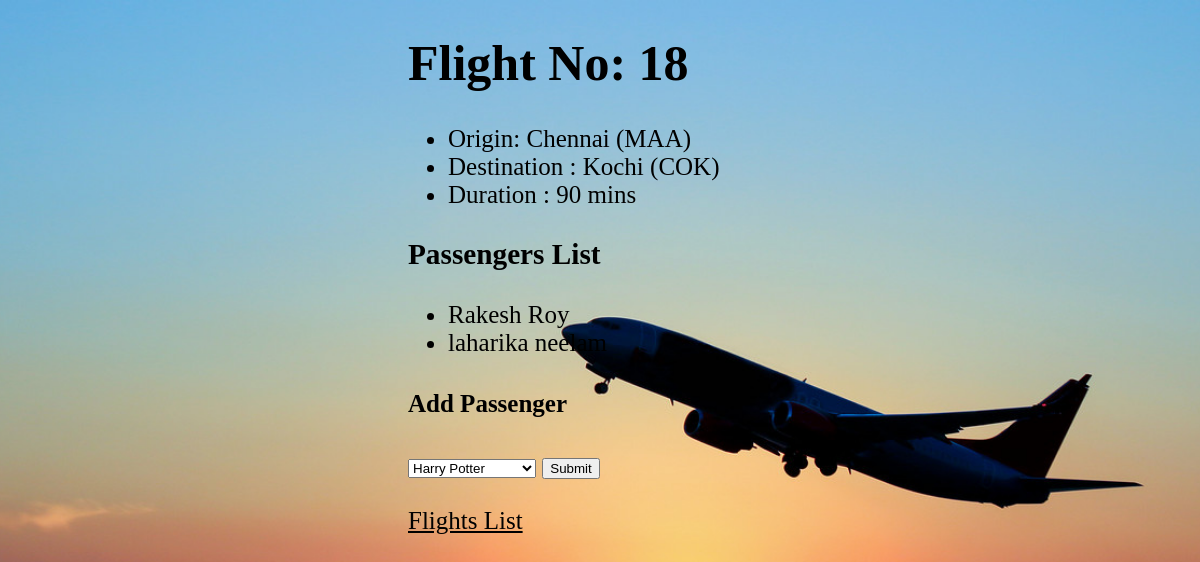
The app's page /flights/18 with its own data.
### flights/models.py (models this page shows, shortened)
class Flight(models.Model):
    origin = models.ForeignKey(Airport, on_delete=models.CASCADE, related_name="departures")
    destination = models.ForeignKey(Airport, on_delete=models.CASCADE, related_name="arrivals")
    duration = models.IntegerField()

class Airport(models.Model):
    code = models.CharField(max_length=3)
    city = models.CharField(max_length=64)
    def __str__(self):
        return f"{self.city} ({self.code})"

class Passenger(models.Model):
    first=models.CharField(max_length=64)
    last=models.CharField(max_length=64)
    flights=models.ManyToManyField(Flight, blank=True, related_name="passenger")
    def __str__(self):
        return f"{self.first} {self.last}"

### flights/views.py (the view)
# urls.py: path("<int:flight_id>",views.flight,name="flight"),
def flight(request,flight_id):
    flight=Flight.objects.get(pk=flight_id)
    return render(request,"flights/flight.html",{
        "flight":flight,
        "passengers":flight.passenger.all(),
        "non_passengers":Passenger.objects.exclude(flights=flight).all()
    })

### flights/templates/flights/flight.html (shortened to what this page needs)
{% extends "flights/layout.html" %}
{% block body %}
  <h1> Flight No: {{flight.id}} </h1>
  <ul>
    <li> Origin: {{flight.origin}} </li>
    <li> Destination : {{flight.destination}} </li>
    <li>Duration : {{flight.duration}} mins</li>
  </ul>
  <h3>Passengers List</h3>
  <ul>
    {% for passenger in passengers %}
      <li>{{ passenger }}</li>
    {% empty %}
      <li>No passenger</li>
    {% endfor %}
  </ul>
<h4>Add Passenger</h4>
<form action="{% url 'book' flight.id %}" method="post">
  <select name="passenger">
    {% for passenger in non_passengers %}
      <option value="{{ passenger.id }}">{{ passenger }}</option>
    {% endfor %}
  </select>
  <input type="submit">
</form><br>
<a href="{% url 'indx' %}" style="color:black;">Flights List</a>
{% endblock %}

### flights/static/css/flight.css (style rules this page uses)
html { background-image: url('../images/img3.jpg'); background-position: center; height: 100%; background-size: cover; background-repeat: no-repeat; font-size: 25px; padding-left: 400px; }

### records on screen
Flight: id "18", origin "Chennai (MAA)", destination "Kochi (COK)", duration "90"
Passenger: first+last "Rakesh Roy"
Passenger: first+last "laharika neelam"

### other values on screen
form field passenger "Harry Potter"
